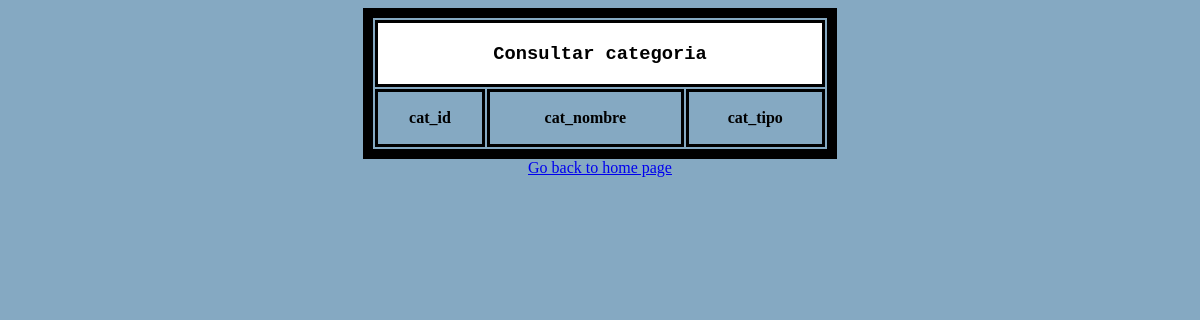
Before: /list/categoria with the older database file.
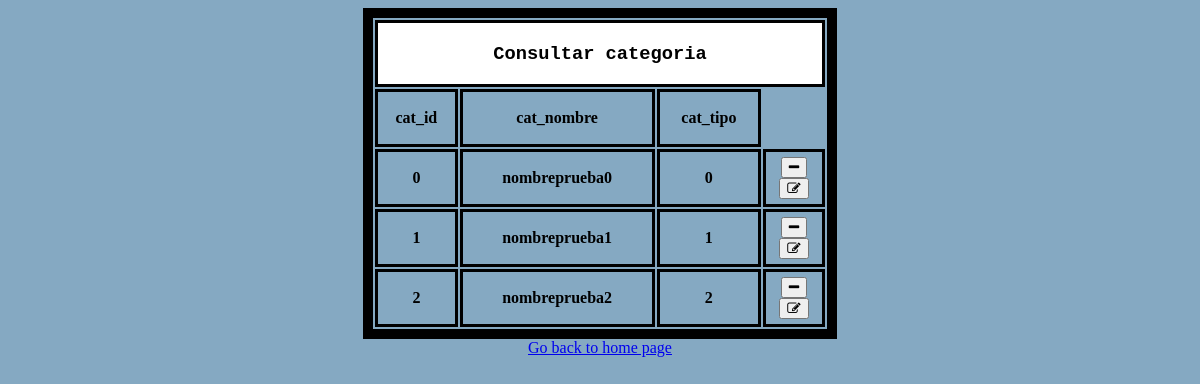
After: the same page with the newer database file.
### principal.py (models this page shows, shortened)
class categoria(db.Model):
    id = db.Column('cat_id', db.Integer, primary_key=True)
    cat_nombre = db.Column(db.String(100))
    cat_tipo = db.Column(db.Integer)
    children = db.relationship("Pregunta")

### principal.py (the view)
@app.route('/list/<entidad>')
def list(entidad):
    campos = inspector.get_columns(entidad)
    registros = db.engine.execute("SELECT * FROM "+entidad+" ;")
    registros = registros.fetchall()
    return render_template('list.html', entidad=entidad, campos=campos, registros=registros)

### templates/list.html (shortened to what this page needs)
<!doctype html>
<html>
<head>
   <link rel="stylesheet" href="{{ url_for('static', filename='style.css') }}">
   <link rel="stylesheet" href="https://cdnjs.cloudflare.com/ajax/libs/font-awesome/4.7.0/css/font-awesome.min.css">
</head>
<body>
   <table>
      <tr id="titulo" name="titulo">
         <th colspan="10">
            <h3> Consultar {{entidad}}</h3>
         </th>
      </tr>
      <tr>
         {% for campo in campos %}
         <th>
            <p>{{campo['name']}}</p>
         </th>
         {% endfor %}
      </tr>
      {% for registro in registros %}
      <tr>
         {% for dato in registro %}
         <th>
            <p>{{dato}}</p>
         </th>
         {% endfor %}
         <th>
            <form action="/delete/{{entidad}}" method="POST">
               <button type="submit">
                  <i class="fa fa-minus"></i>
               </button>
            </form>
            <form action="/formupdate/{{entidad}}" method="POST">
               <button type="submit">
                  <i class="fa fa-edit"></i>
               </button>
            </form>
         </th>
      </tr>
      {% endfor %}
   </table>
   <a href="/">Go back to home page</a>
</body>
</html>

### static/style.css (style rules this page uses)
body { text-align: center; background-color: rgb(133, 169, 194); }
table { margin-left:auto; margin-right:auto; width: 40%; border: 10px solid black; }
h3 { font-family: 'Courier New', Courier, monospace; }
#titulo { background-color: white ; }
th { height: 20px; border: 3px solid black; }

Changed rows visible on the page:
added categoria: registro "0" "0", cat_nombre "nombreprueba0"
added categoria: registro "1" "1", cat_nombre "nombreprueba1"
added categoria: registro "2" "2", cat_nombre "nombreprueba2"
